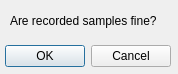
<?xml version="1.0" encoding="UTF-8"?>
<ui version="4.0">
 <class>recordingsDialog</class>
 <widget class="QDialog" name="recordingsDialog">
  <property name="geometry">
   <rect>
    <x>0</x>
    <y>0</y>
    <width>178</width>
    <height>74</height>
   </rect>
  </property>
  <property name="windowTitle">
   <string>Recording ended</string>
  </property>
  <widget class="QDialogButtonBox" name="buttonBox">
   <property name="geometry">
    <rect>
     <x>-170</x>
     <y>40</y>
     <width>341</width>
     <height>32</height>
    </rect>
   </property>
   <property name="orientation">
    <enum>Qt::Horizontal</enum>
   </property>
   <property name="standardButtons">
    <set>QDialogButtonBox::Cancel|QDialogButtonBox::Ok</set>
   </property>
  </widget>
  <widget class="QLabel" name="label">
   <property name="geometry">
    <rect>
     <x>10</x>
     <y>10</y>
     <width>231</width>
     <height>21</height>
    </rect>
   </property>
   <property name="text">
    <string>Are recorded samples fine?</string>
   </property>
  </widget>
 </widget>
 <resources/>
 <connections>
  <connection>
   <sender>buttonBox</sender>
   <signal>accepted()</signal>
   <receiver>recordingsDialog</receiver>
   <slot>accept()</slot>
   <hints>
    <hint type="sourcelabel">
     <x>248</x>
     <y>254</y>
    </hint>
    <hint type="destinationlabel">
     <x>157</x>
     <y>274</y>
    </hint>
   </hints>
  </connection>
  <connection>
   <sender>buttonBox</sender>
   <signal>rejected()</signal>
   <receiver>recordingsDialog</receiver>
   <slot>reject()</slot>
   <hints>
    <hint type="sourcelabel">
     <x>316</x>
     <y>260</y>
    </hint>
    <hint type="destinationlabel">
     <x>286</x>
     <y>274</y>
    </hint>
   </hints>
  </connection>
 </connections>
</ui>
